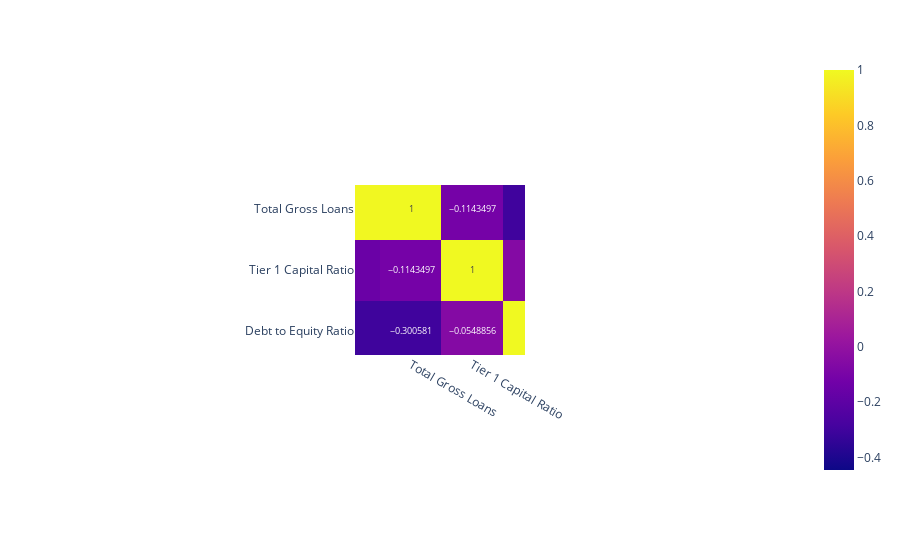

Write notebook code for a chart like this one.
### Code cell
px.imshow(df_tot_sum.drop('Benchmark values', axis=0).corr(), text_auto=True)

### Figure 1 — Plotly figure (JSON) as saved in the notebook; plotly's stock layout.template omitted (floating-point values rounded to 4 significant figures; data arrays with more than 128 entries replaced by an {"elided": "..."} marker saying what was removed)
{"data": [{"coloraxis": "coloraxis", "hovertemplate": "x: %{x}<br>y: %{y}<br>color: %{z}<extra></extra>", "name": "0", "texttemplate": "%{z}", "type": "heatmap", "x": ["Total Assets", "Total Gross Loans", "Tier 1 Capital Ratio", "Debt to Equity Ratio", "NPL to Total Gross Loans Ratio", "Loan Loss Provision Rate", "Asset Growth Rate 3Y Average", "Efficiency Ratio", "Return on Assets (ROA)", "Interest Expenses to Interest Income Ratio", "Liquidity Coverage Ratio (LCR)", "Cash Ratio", "Non Interest Income Share"], "xaxis": "x", "y": ["Total Assets", "Total Gross Loans", "Tier 1 Capital Ratio", "Debt to Equity Ratio", "NPL to Total Gross Loans Ratio", "Loan Loss Provision Rate", "Asset Growth Rate 3Y Average", "Efficiency Ratio", "Return on Assets (ROA)", "Interest Expenses to Interest Income Ratio", "Liquidity Coverage Ratio (LCR)", "Cash Ratio", "Non Interest Income Share"], "yaxis": "y", "z": {"elided": "13x13 float values"}}], "layout": {"autosize": true, "coloraxis": {"colorscale": [[0, "#0d0887"], [0.1111, "#46039f"], [0.2222, "#7201a8"], [0.3333, "#9c179e"], [0.4444, "#bd3786"], [0.5556, "#d8576b"], [0.6667, "#ed7953"], [0.7778, "#fb9f3a"], [0.8889, "#fdca26"], [1, "#f0f921"]]}, "dragmode": "pan", "margin": {"t": 60}, "xaxis": {"anchor": "y", "autorange": false, "constrain": "domain", "domain": [0.382, 0.618], "range": [0.0894, 2.867], "scaleanchor": "y", "type": "category"}, "yaxis": {"anchor": "x", "autorange": false, "constrain": "domain", "domain": [0, 1], "range": [3.388, 0.6102], "type": "category"}}}
